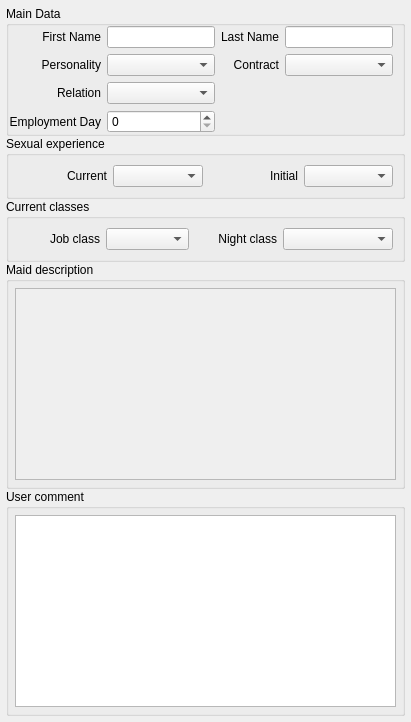
        <widget class="QWidget" name="tab_maid_info">
         <property name="enabled">
          <bool>true</bool>
         </property>
         <property name="sizePolicy">
          <sizepolicy hsizetype="Preferred" vsizetype="Preferred">
           <horstretch>0</horstretch>
           <verstretch>0</verstretch>
          </sizepolicy>
         </property>
         <attribute name="title">
          <string>Maid info</string>
         </attribute>
         <layout class="QVBoxLayout" name="verticalLayout_2">
          <property name="spacing">
           <number>0</number>
          </property>
          <property name="sizeConstraint">
           <enum>QLayout::SetDefaultConstraint</enum>
          </property>
          <property name="leftMargin">
           <number>6</number>
          </property>
          <property name="topMargin">
           <number>6</number>
          </property>
          <property name="rightMargin">
           <number>6</number>
          </property>
          <property name="bottomMargin">
           <number>6</number>
          </property>
          <item>
           <widget class="QGroupBox" name="main_data_group">
            <property name="sizePolicy">
             <sizepolicy hsizetype="Preferred" vsizetype="Fixed">
              <horstretch>0</horstretch>
              <verstretch>0</verstretch>
             </sizepolicy>
            </property>
            <property name="title">
             <string>Main Data</string>
            </property>
            <property name="alignment">
             <set>Qt::AlignLeading|Qt::AlignLeft|Qt::AlignTop</set>
            </property>
            <property name="flat">
             <bool>false</bool>
            </property>
            <property name="checkable">
             <bool>false</bool>
            </property>
            <layout class="QGridLayout" name="gridLayout_2">
             <property name="leftMargin">
              <number>0</number>
             </property>
             <property name="topMargin">
              <number>0</number>
             </property>
             <property name="bottomMargin">
              <number>0</number>
             </property>
             <item row="1" column="1">
              <widget class="QLabel" name="personality_label">
               <property name="text">
                <string>Personality</string>
               </property>
               <property name="alignment">
                <set>Qt::AlignRight|Qt::AlignTrailing|Qt::AlignVCenter</set>
               </property>
              </widget>
             </item>
             <item row="0" column="1">
              <widget class="QLabel" name="first_name_label">
               <property name="layoutDirection">
                <enum>Qt::LeftToRight</enum>
               </property>
               <property name="text">
                <string>First Name</string>
               </property>
               <property name="alignment">
                <set>Qt::AlignRight|Qt::AlignTrailing|Qt::AlignVCenter</set>
               </property>
              </widget>
             </item>
             <item row="1" column="3">
              <widget class="QComboBox" name="personality_combo"/>
             </item>
             <item row="0" column="4">
              <widget class="QLabel" name="last_name_label">
               <property name="text">
                <string>Last Name</string>
               </property>
               <property name="alignment">
                <set>Qt::AlignRight|Qt::AlignTrailing|Qt::AlignVCenter</set>
               </property>
              </widget>
             </item>
             <item row="0" column="3">
              <widget class="QLineEdit" name="first_name_edit"/>
             </item>
             <item row="1" column="4">
              <widget class="QLabel" name="contract_label">
               <property name="text">
                <string>Contract</string>
               </property>
               <property name="alignment">
                <set>Qt::AlignRight|Qt::AlignTrailing|Qt::AlignVCenter</set>
               </property>
              </widget>
             </item>
             <item row="0" column="5">
              <widget class="QLineEdit" name="last_name_edit"/>
             </item>
             <item row="3" column="1">
              <widget class="QLabel" name="employment_day_label">
               <property name="text">
                <string>Employment Day</string>
               </property>
               <property name="alignment">
                <set>Qt::AlignRight|Qt::AlignTrailing|Qt::AlignVCenter</set>
               </property>
              </widget>
             </item>
             <item row="1" column="5">
              <widget class="QComboBox" name="contract_combo"/>
             </item>
             <item row="2" column="3">
              <widget class="QComboBox" name="relation_combo"/>
             </item>
             <item row="3" column="3">
              <widget class="QSpinBox" name="employment_day_box"/>
             </item>
             <item row="2" column="1">
              <widget class="QLabel" name="relation_label">
               <property name="text">
                <string>Relation</string>
               </property>
               <property name="alignment">
                <set>Qt::AlignRight|Qt::AlignTrailing|Qt::AlignVCenter</set>
               </property>
              </widget>
             </item>
            </layout>
           </widget>
          </item>
          <item>
           <widget class="QGroupBox" name="sex_exp_group">
            <property name="sizePolicy">
             <sizepolicy hsizetype="Expanding" vsizetype="Fixed">
              <horstretch>0</horstretch>
              <verstretch>0</verstretch>
             </sizepolicy>
            </property>
            <property name="title">
             <string>Sexual experience</string>
            </property>
            <layout class="QGridLayout" name="gridLayout_3">
             <item row="0" column="2">
              <widget class="QComboBox" name="current_combo">
               <property name="sizePolicy">
                <sizepolicy hsizetype="Preferred" vsizetype="Fixed">
                 <horstretch>0</horstretch>
                 <verstretch>0</verstretch>
                </sizepolicy>
               </property>
              </widget>
             </item>
             <item row="0" column="3">
              <widget class="QLabel" name="initial_label">
               <property name="sizePolicy">
                <sizepolicy hsizetype="Minimum" vsizetype="Preferred">
                 <horstretch>0</horstretch>
                 <verstretch>0</verstretch>
                </sizepolicy>
               </property>
               <property name="text">
                <string>Initial</string>
               </property>
               <property name="alignment">
                <set>Qt::AlignRight|Qt::AlignTrailing|Qt::AlignVCenter</set>
               </property>
              </widget>
             </item>
             <item row="0" column="1">
              <widget class="QLabel" name="current_label">
               <property name="sizePolicy">
                <sizepolicy hsizetype="Minimum" vsizetype="Preferred">
                 <horstretch>0</horstretch>
                 <verstretch>0</verstretch>
                </sizepolicy>
               </property>
               <property name="layoutDirection">
                <enum>Qt::LeftToRight</enum>
               </property>
               <property name="text">
                <string>Current</string>
               </property>
               <property name="alignment">
                <set>Qt::AlignRight|Qt::AlignTrailing|Qt::AlignVCenter</set>
               </property>
              </widget>
             </item>
             <item row="0" column="4">
              <widget class="QComboBox" name="initial_combo">
               <property name="sizePolicy">
                <sizepolicy hsizetype="Preferred" vsizetype="Fixed">
                 <horstretch>0</horstretch>
                 <verstretch>0</verstretch>
                </sizepolicy>
               </property>
              </widget>
             </item>
            </layout>
           </widget>
          </item>
          <item>
           <widget class="QGroupBox" name="cur_classes_group">
            <property name="sizePolicy">
             <sizepolicy hsizetype="Preferred" vsizetype="Fixed">
              <horstretch>0</horstretch>
              <verstretch>0</verstretch>
             </sizepolicy>
            </property>
            <property name="title">
             <string>Current classes</string>
            </property>
            <layout class="QGridLayout" name="gridLayout_4">
             <item row="0" column="1">
              <widget class="QComboBox" name="job_class_combo">
               <property name="sizePolicy">
                <sizepolicy hsizetype="Preferred" vsizetype="Fixed">
                 <horstretch>0</horstretch>
                 <verstretch>0</verstretch>
                </sizepolicy>
               </property>
              </widget>
             </item>
             <item row="0" column="2">
              <widget class="QLabel" name="yotogi_class_label">
               <property name="sizePolicy">
                <sizepolicy hsizetype="Minimum" vsizetype="Preferred">
                 <horstretch>0</horstretch>
                 <verstretch>0</verstretch>
                </sizepolicy>
               </property>
               <property name="text">
                <string>Night class</string>
               </property>
               <property name="alignment">
                <set>Qt::AlignRight|Qt::AlignTrailing|Qt::AlignVCenter</set>
               </property>
              </widget>
             </item>
             <item row="0" column="0">
              <widget class="QLabel" name="job_class_label">
               <property name="sizePolicy">
                <sizepolicy hsizetype="Minimum" vsizetype="Preferred">
                 <horstretch>0</horstretch>
                 <verstretch>0</verstretch>
                </sizepolicy>
               </property>
               <property name="text">
                <string>Job class</string>
               </property>
               <property name="alignment">
                <set>Qt::AlignRight|Qt::AlignTrailing|Qt::AlignVCenter</set>
               </property>
              </widget>
             </item>
             <item row="0" column="3">
              <widget class="QComboBox" name="yotogi_class_combo">
               <property name="sizePolicy">
                <sizepolicy hsizetype="Preferred" vsizetype="Fixed">
                 <horstretch>0</horstretch>
                 <verstretch>0</verstretch>
                </sizepolicy>
               </property>
               <property name="styleSheet">
                <string notr="true"/>
               </property>
               <property name="editable">
                <bool>false</bool>
               </property>
               <property name="sizeAdjustPolicy">
                <enum>QComboBox::AdjustToContents</enum>
               </property>
               <property name="minimumContentsLength">
                <number>10</number>
               </property>
              </widget>
             </item>
            </layout>
           </widget>
          </item>
          <item>
           <widget class="QGroupBox" name="description_group">
            <property name="sizePolicy">
             <sizepolicy hsizetype="Preferred" vsizetype="Minimum">
              <horstretch>0</horstretch>
              <verstretch>0</verstretch>
             </sizepolicy>
            </property>
            <property name="minimumSize">
             <size>
              <width>0</width>
              <height>0</height>
             </size>
            </property>
            <property name="title">
             <string>Maid description</string>
            </property>
            <layout class="QVBoxLayout" name="verticalLayout_4">
             <property name="leftMargin">
              <number>6</number>
             </property>
             <property name="topMargin">
              <number>6</number>
             </property>
             <property name="rightMargin">
              <number>6</number>
             </property>
             <property name="bottomMargin">
              <number>6</number>
             </property>
             <item>
              <widget class="QPlainTextEdit" name="maid_description_edit">
               <property name="enabled">
                <bool>false</bool>
               </property>
               <property name="sizePolicy">
                <sizepolicy hsizetype="Expanding" vsizetype="Fixed">
                 <horstretch>0</horstretch>
                 <verstretch>0</verstretch>
                </sizepolicy>
               </property>
              </widget>
             </item>
            </layout>
           </widget>
          </item>
          <item>
           <widget class="QGroupBox" name="user_comment_group">
            <property name="sizePolicy">
             <sizepolicy hsizetype="Preferred" vsizetype="Minimum">
              <horstretch>0</horstretch>
              <verstretch>0</verstretch>
             </sizepolicy>
            </property>
            <property name="title">
             <string>User comment</string>
            </property>
            <layout class="QVBoxLayout" name="verticalLayout_3">
             <property name="leftMargin">
              <number>6</number>
             </property>
             <property name="topMargin">
              <number>6</number>
             </property>
             <property name="rightMargin">
              <number>6</number>
             </property>
             <property name="bottomMargin">
              <number>6</number>
             </property>
             <item>
              <widget class="QPlainTextEdit" name="user_comment_text">
               <property name="sizePolicy">
                <sizepolicy hsizetype="Expanding" vsizetype="Fixed">
                 <horstretch>0</horstretch>
                 <verstretch>0</verstretch>
                </sizepolicy>
               </property>
               <property name="minimumSize">
                <size>
                 <width>0</width>
                 <height>1</height>
                </size>
               </property>
               <property name="documentTitle">
                <string notr="true"/>
               </property>
              </widget>
             </item>
            </layout>
           </widget>
          </item>
          <item>
           <widget class="QWidget" name="widget" native="true">
            <property name="sizePolicy">
             <sizepolicy hsizetype="Preferred" vsizetype="MinimumExpanding">
              <horstretch>0</horstretch>
              <verstretch>0</verstretch>
             </sizepolicy>
            </property>
           </widget>
          </item>
         </layout>
        </widget>
